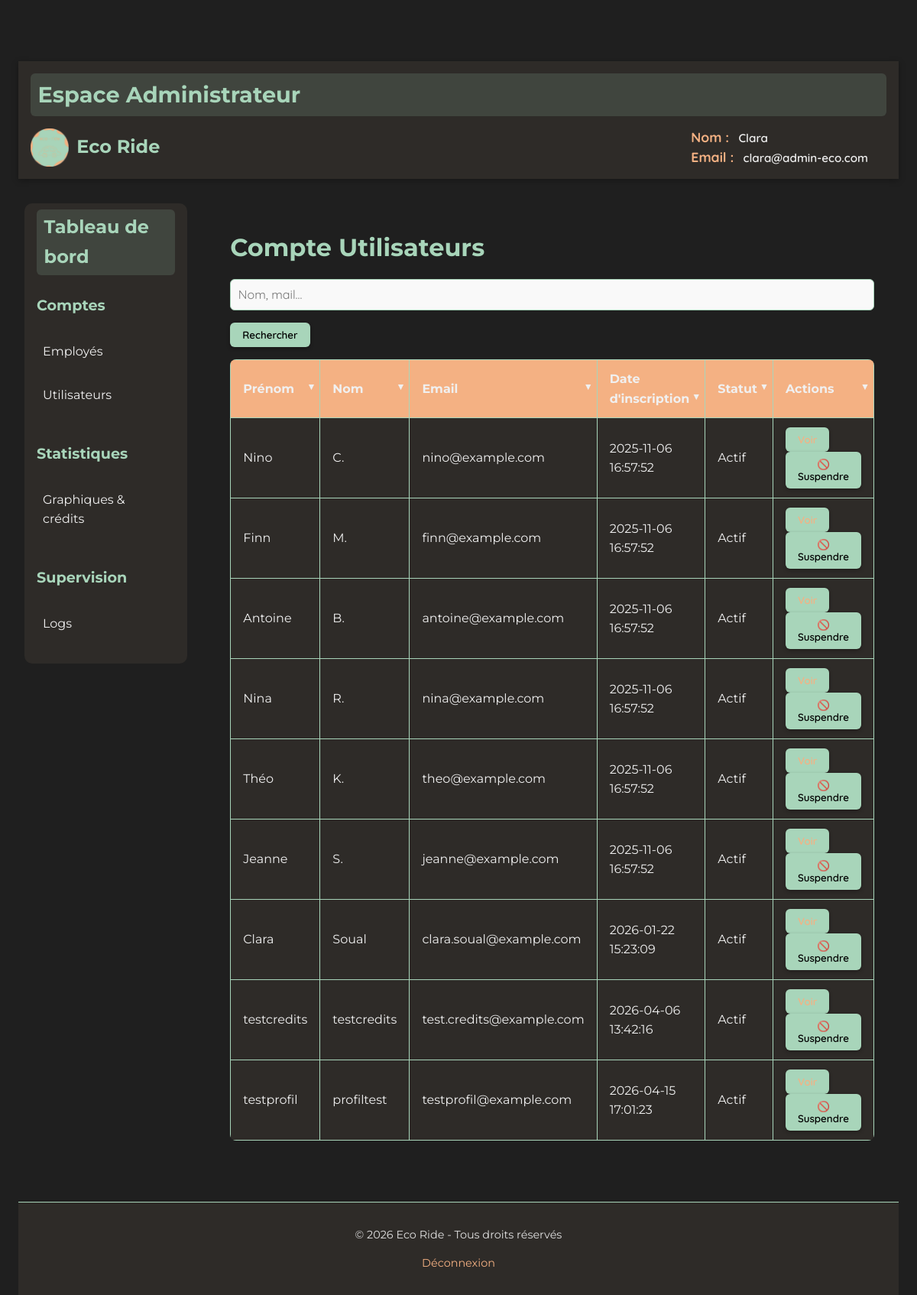
The app's page /PROJET/ADMIN/ADM-utilisateurs.php (signed in) with its own data.
### tables this page shows
CREATE TABLE `utilisateurs` (
  `id` int(11) NOT NULL,
  `nom` varchar(100) NOT NULL,
  `prenom` varchar(100) NOT NULL,
  `email` varchar(150) DEFAULT NULL,
  `mot_de_passe` varchar(255) NOT NULL,
  `role` enum('passager','conducteur','passager-conducteur') NOT NULL,
  `date_naissance` date DEFAULT NULL,
  `bio` text DEFAULT NULL,
  `credits` int(11) DEFAULT 0,
  `date_inscription` datetime DEFAULT current_timestamp(),
  `photo` varchar(255) DEFAULT 'default.jpg',
  `driver_completed` tinyint(1) DEFAULT 0,
  `profile_completed` tinyint(1) DEFAULT 0,
  `suspendu` tinyint(1) NOT NULL DEFAULT 0
);

### PROJET/ADMIN/ADM-utilisateurs.php (the view, shortened to what this page needs)
<?php
include('../PHP/connexion.php');
$stmt = $bdd->prepare("SELECT prenom, email FROM admins WHERE id = ?");
$stmt->execute([$_SESSION['admin_id']]);
$admin = $stmt->fetch();
$stmt_users = $bdd->prepare("SELECT * FROM utilisateurs ORDER BY id ASC");
$stmt_users->execute();
$utilisateurs = $stmt_users->fetchAll(PDO::FETCH_ASSOC);
?>
<!DOCTYPE html>
<html lang="fr">
<head>
    <link rel="stylesheet" href="../CSS/style_global.css">
    <link rel="stylesheet" href="../CSS/CSS ADMIN/ADM-utilisateurs.css">
</head>
<body>
<?php include('../COMPONENTS/COMP-header-admin.php'); ?>
<main>
<section id="account-user">
    <h2>Compte Utilisateurs</h2>
    <form onsubmit="return false;">
        <input type="text" id="search" name="search" placeholder="Nom, mail...">
        <button type="button">Rechercher</button>
    </form>
    <div class="table-responsive">
        <table class="table-users">
            <thead>
                <tr>
                    <th>Prénom</th>
                    <th>Nom</th>
                    <th>Email</th>
                    <th>Date d'inscription</th>
                    <th>Statut</th>
                    <th>Actions</th>
                </tr>
            </thead>
            <tbody>
                <?php foreach($utilisateurs as $user): ?>
                <tr>
                    <td><?= htmlspecialchars($user['prenom']) ?></td>
                    <td><?= htmlspecialchars($user['nom']) ?></td>
                    <td><?= htmlspecialchars($user['email']) ?></td>
                    <td><?= htmlspecialchars($user['date_inscription']) ?></td>
                    <td>
                        <?php if ($user['suspendu']): ?>
                            <span class="badge-suspendu">Suspendu</span>
                        <?php else: ?>
                            Actif
                        <?php endif; ?>
                    </td>
                    <td>
                        <button><a href="ADM-user-profil.php?id=<?= $user['id'] ?>" class="btn-voir">Voir</a></button>
                        <form method="POST" style="display:inline;">
                            <button type="submit">
                                <?= $user['suspendu'] ? '✅ Réactiver' : '🚫 Suspendre' ?>
                            </button>
                        </form>
                    </td>
                </tr>
                <?php endforeach; ?>
            </tbody>
        </table>
    </div>
</section>
</main>
<?php include('../COMPONENTS/COMP-footer-adm-emp.php'); ?>
</body>
</html>

### PROJET/COMPONENTS/COMP-header-admin.php
<header class="header-employe">
    <h1 class="espace-employe">Espace Administrateur</h1>
    <div class="header-bottom">
        <div class="logo">
            <a href="accueil.php" class="logo-link">
                <img src="../../IMAGES/logo.png" alt="Logo Eco Ride">
                <span class="logo-text">Eco Ride</span>
            </a>
        </div>
        <?php if (!empty($admin) && !empty($admin['prenom'])): ?>
        <div class="user-profile">
            <div class="user-info">
                <p><span class="label-employe">Nom :</span> <?= htmlspecialchars($admin['prenom']) ?></p>
                <p><span class="label-employe">Email :</span> <?= htmlspecialchars($admin['email']) ?></p>
            </div>
        </div>
        <?php endif; ?>
    </div>
</header>

### records on screen
utilisateurs: prenom "Nino", nom "C.", email "nino@example.com", date_inscription "2025-11-06 16:57:52", suspendu "Actif"
utilisateurs: prenom "Finn", nom "M.", email "finn@example.com", date_inscription "2025-11-06 16:57:52", suspendu "Actif"
utilisateurs: prenom "Antoine", nom "B.", email "antoine@example.com", date_inscription "2025-11-06 16:57:52", suspendu "Actif"
utilisateurs: prenom "Nina", nom "R.", email "nina@example.com", date_inscription "2025-11-06 16:57:52", suspendu "Actif"
utilisateurs: prenom "Théo", nom "K.", email "theo@example.com", date_inscription "2025-11-06 16:57:52", suspendu "Actif"
utilisateurs: prenom "Jeanne", nom "S.", email "jeanne@example.com", date_inscription "2025-11-06 16:57:52", suspendu "Actif"
utilisateurs: prenom "Clara", nom "Soual", email "clara.soual@example.com", date_inscription "2026-01-22 15:23:09", suspendu "Actif"
utilisateurs: prenom "testcredits", nom "testcredits", email "test.credits@example.com", date_inscription "2026-04-06 13:42:16", suspendu "Actif"
utilisateurs: prenom "testprofil", nom "profiltest", email "testprofil@example.com", date_inscription "2026-04-15 17:01:23", suspendu "Actif"

### other values on screen
$admin['prenom'] "Clara"
$admin['email'] "clara@admin-eco.com"
